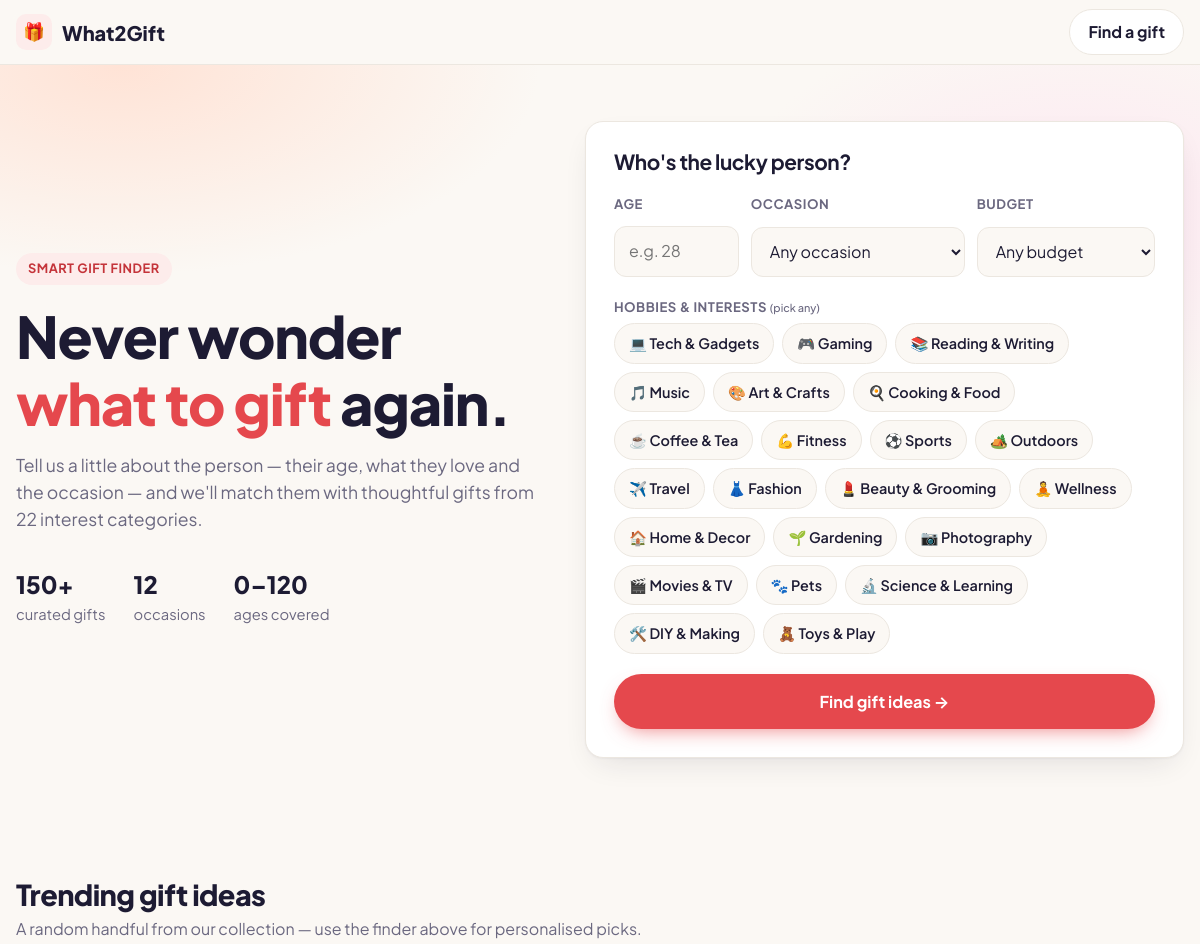
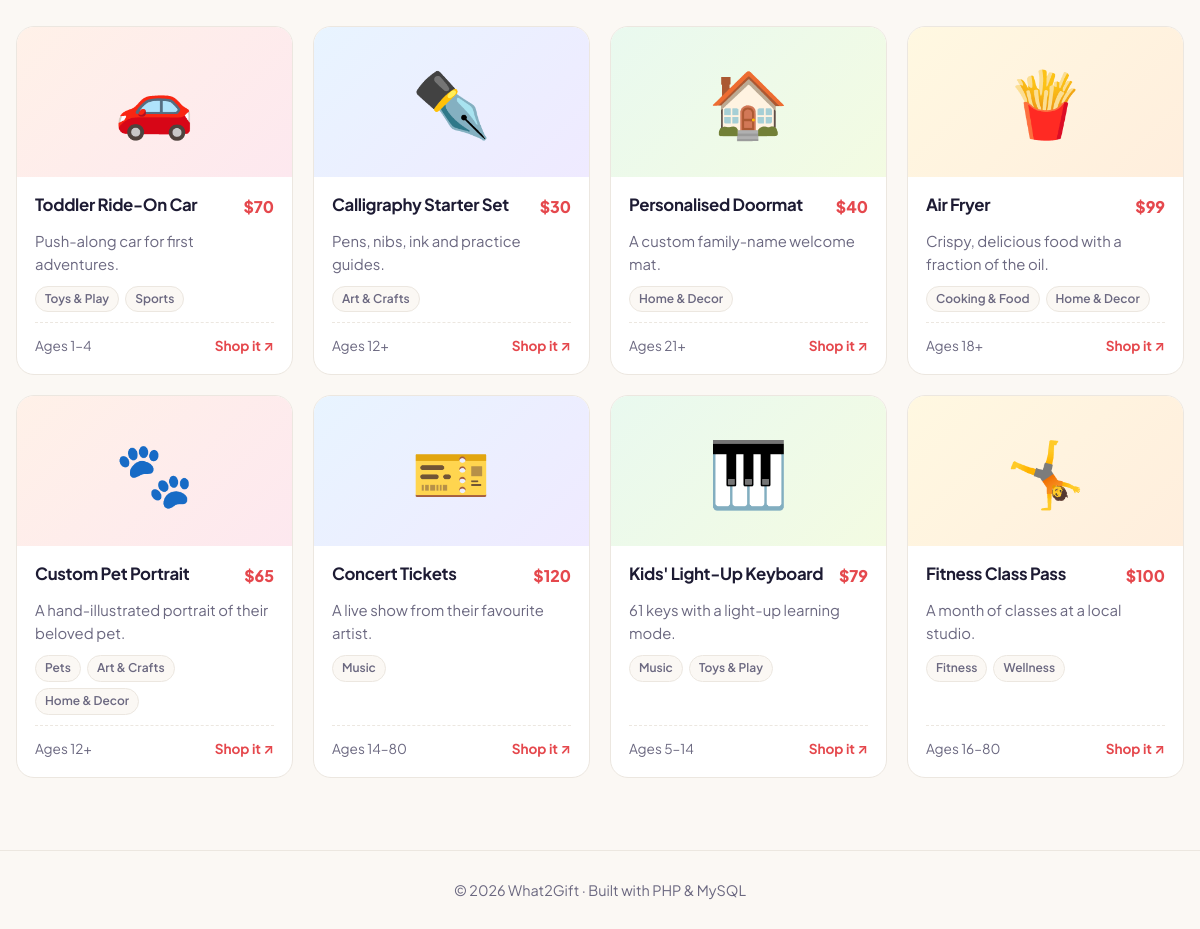
The page / on the database its author committed (2 pictures, top to bottom).
### tables this page shows
CREATE TABLE gifts (
  id          INT UNSIGNED AUTO_INCREMENT PRIMARY KEY,
  name        VARCHAR(120)  NOT NULL,
  description VARCHAR(255)  NOT NULL,
  price       DECIMAL(8,2)  NOT NULL,
  min_age     TINYINT UNSIGNED NOT NULL,
  max_age     TINYINT UNSIGNED NOT NULL,
  interests   VARCHAR(255)  NOT NULL,  
  occasions   VARCHAR(255)  NOT NULL,  
  emoji       VARCHAR(16)   NOT NULL,
  INDEX idx_age (min_age, max_age),
  INDEX idx_price (price)
);

### db.php (called while the page is built)
<?php
function db(): PDO
{
    static $pdo;
    return $pdo ??= new PDO(
        sprintf(
            'mysql:host=%s;port=%s;dbname=%s;charset=utf8mb4',
            getenv('DB_HOST') ?: '127.0.0.1',
            getenv('DB_PORT') ?: '3306',
            getenv('DB_NAME') ?: 'what2gift'
        ),
        getenv('DB_USER') ?: 'root',
        getenv('DB_PASS') ?: '',
        [PDO::ATTR_ERRMODE => PDO::ERRMODE_EXCEPTION, PDO::ATTR_DEFAULT_FETCH_MODE => PDO::FETCH_ASSOC]
    );
}

### index.php (the view, shortened to what this page needs)
<?php
require __DIR__ . '/db.php';
function e($s): string { return htmlspecialchars((string)$s, ENT_QUOTES); }
$searched = isset($_GET['age']);
$age = filter_input(INPUT_GET, 'age', FILTER_VALIDATE_INT, ['options' => ['min_range' => 0, 'max_range' => 120]]);
$age = is_int($age) ? $age : null;
$occasion = is_string($_GET['occasion'] ?? null) && isset(OCCASIONS[$_GET['occasion']]) ? $_GET['occasion'] : '';
$budget = (int)($_GET['budget'] ?? 0);
$budget = isset(BUDGETS[$budget]) ? $budget : 0;
$picked = array_values(array_intersect(array_keys(INTERESTS), array_filter((array)($_GET['interests'] ?? []), 'is_string')));
$gifts = [];
$error = null;
try {
    if ($searched) {
        $score = $picked ? implode(' + ', array_fill(0, count($picked), '(FIND_IN_SET(?, interests) > 0)')) : '0';
        $params = $picked;
        $where = ['1'];
        if ($age !== null)  { $where[] = '? BETWEEN min_age AND max_age'; $params[] = $age; }
        if ($occasion)      { $where[] = "(FIND_IN_SET(?, occasions) OR occasions = 'any')"; $params[] = $occasion; }
        if ($budget)        { $where[] = 'price <= ?'; $params[] = $budget; }
        $sql = "SELECT *, $score AS score FROM gifts WHERE " . implode(' AND ', $where)
             . ($picked ? ' HAVING score > 0' : '') . ' ORDER BY score DESC, price ASC';
        $stmt = db()->prepare($sql);
        $stmt->execute($params);
        $gifts = $stmt->fetchAll();
    } else {
        $gifts = db()->query('SELECT *, 0 AS score FROM gifts ORDER BY RAND() LIMIT 8')->fetchAll();
    }
} catch (PDOException $ex) {
    error_log($ex->getMessage());
    $error = 'We couldn\'t reach the gift database. If you\'re the site owner, check the DB settings and import schema.sql.';
}
$summary = array_filter([
    $age !== null ? "age $age" : null,
    $occasion ? OCCASIONS[$occasion] : null,
    $budget ? BUDGETS[$budget] : null,
]);
?>
<!doctype html>
<html lang="en">
<head>
<link rel="stylesheet" href="style.css">
</head>
<body>
<header class="nav">
  <div class="wrap nav-inner">
    <a href="./" class="logo"><span class="logo-mark">🎁</span>What2Gift</a>
    <a href="#finder" class="btn btn-ghost">Find a gift</a>
  </div>
</header>
<section class="hero">
  <div class="wrap hero-grid">
    <div class="hero-copy">
      <span class="eyebrow">Smart gift finder</span>
      <h1>Never wonder <em>what to gift</em> again.</h1>
      <p>Tell us a little about the person — their age, what they love and the occasion — and we'll match them with thoughtful gifts from <?= count(INTERESTS) ?> interest categories.</p>
      <ul class="hero-stats">
        <li><strong>150+</strong> curated gifts</li>
        <li><strong><?= count(OCCASIONS) ?></strong> occasions</li>
        <li><strong>0–120</strong> ages covered</li>
      </ul>
    </div>
    <form id="finder" class="card finder" method="get" action="./#results">
      <h2>Who's the lucky person?</h2>
      <div class="row">
        <label class="field">
          <span>Age</span>
          <input type="number" name="age" min="0" max="120" required placeholder="e.g. 28" value="<?= e($age) ?>">
        </label>
        <label class="field">
          <span>Occasion</span>
          <select name="occasion">
            <option value="">Any occasion</option>
          </select>
        </label>
        <label class="field">
          <span>Budget</span>
          <select name="budget">
            <?php foreach (BUDGETS as $k => $label): ?>
              <option value="<?= $k ?>" <?= $k === $budget ? 'selected' : '' ?>><?= e($label) ?></option>
            <?php endforeach ?>
          </select>
        </label>
      </div>
      <fieldset class="field">
        <legend>Hobbies &amp; interests <small>(pick any)</small></legend>
        <div class="chips">
          <?php foreach (INTERESTS as $k => [$label, $icon]): ?>
            <label class="chip">
              <span><?= $icon ?> <?= e($label) ?></span>
            </label>
          <?php endforeach ?>
        </div>
      </fieldset>
      <button class="btn btn-primary btn-block" type="submit">Find gift ideas →</button>
    </form>
  </div>
</section>
<main id="results" class="wrap results">
  <?php if ($error): ?>
    <div class="notice notice-error"><?= e($error) ?></div>
  <?php else: ?>
    <div class="results-head">
      <?php if ($searched): ?>
        <h2><?= count($gifts) ?> gift idea<?= count($gifts) === 1 ? '' : 's' ?> found</h2>
        <p>
          <?= e(implode(' · ', $summary) ?: 'All gifts') ?>
          <?php if ($picked): ?> · sorted by best match<?php endif ?>
          · <a href="./">Start over</a>
        </p>
      <?php else: ?>
        <h2>Trending gift ideas</h2>
        <p>A random handful from our collection — use the finder above for personalised picks.</p>
      <?php endif ?>
    </div>
    <div class="grid">
      <?php foreach ($gifts as $g):
        $tags = explode(',', $g['interests']);
        $best = $picked && (int)$g['score'] === count($picked) && count($picked) > 1; ?>
        <article class="gift">
          <div class="gift-art"><?= e($g['emoji']) ?></div>
          <div class="gift-body">
            <div class="gift-top">
              <h3><?= e($g['name']) ?></h3>
              <span class="price">$<?= e(number_format((float)$g['price'])) ?></span>
            </div>
            <p><?= e($g['description']) ?></p>
            <ul class="tags">
              <?php foreach ($tags as $t): if (!isset(INTERESTS[$t])) continue; ?>
                <li class="<?= in_array($t, $picked, true) ? 'hit' : '' ?>"><?= e(INTERESTS[$t][0]) ?></li>
              <?php endforeach ?>
            </ul>
            <div class="gift-foot">
              <span class="ages">Ages <?= $g['max_age'] >= 99 ? (int)$g['min_age'] . '+' : (int)$g['min_age'] . '–' . (int)$g['max_age'] ?></span>
              <a class="shop" target="_blank" rel="noopener" href="https://www.google.com/search?tbm=shop&q=<?= urlencode($g['name']) ?>">Shop it ↗</a>
            </div>
          </div>
        </article>
      <?php endforeach ?>
    </div>
  <?php endif ?>
</main>
<footer class="footer">
  <div class="wrap">© <?= date('Y') ?> What2Gift · Built with PHP &amp; MySQL</div>
</footer>
</body>
</html>

### rows shown on the page
gifts: emoji "🚗", name "Toddler Ride-On Car", price "70", description "Push-along car for first adventures.", interests "Toys & Play", interests "Sports", min_age "1", max_age "4"
gifts: emoji "✒️", name "Calligraphy Starter Set", price "30", description "Pens, nibs, ink and practice guides.", interests "Art & Crafts", min_age "12"
gifts: emoji "🏠", name "Personalised Doormat", price "40", description "A custom family-name welcome mat.", interests "Home & Decor", min_age "21"
gifts: emoji "🍟", name "Air Fryer", price "99", description "Crispy, delicious food with a fraction of the oil.", interests "Cooking & Food", interests "Home & Decor", min_age "18"
gifts: emoji "🐾", name "Custom Pet Portrait", price "65", description "A hand-illustrated portrait of their beloved pet.", interests "Pets", interests "Art & Crafts", interests "Home & Decor", min_age "12"
gifts: emoji "🎫", name "Concert Tickets", price "120", description "A live show from their favourite artist.", interests "Music", min_age "14", max_age "80"
gifts: emoji "🎹", name "Kids' Light-Up Keyboard", price "79", description "61 keys with a light-up learning mode.", interests "Music", interests "Toys & Play", min_age "5", max_age "14"
gifts: emoji "🤸", name "Fitness Class Pass", price "100", description "A month of classes at a local studio.", interests "Fitness", interests "Wellness", min_age "16", max_age "80"

### other values the page prints
count(INTERESTS) "22"
count(OCCASIONS) "12"
$icon "💻"
$label "Tech & Gadgets"
$icon "🎮"
$label "Gaming"
$icon "📚"
$label "Reading & Writing"
$icon "🎵"
$label "Music"
$icon "🎨"
$label "Art & Crafts"
$icon "🍳"
$label "Cooking & Food"
$icon "☕"
